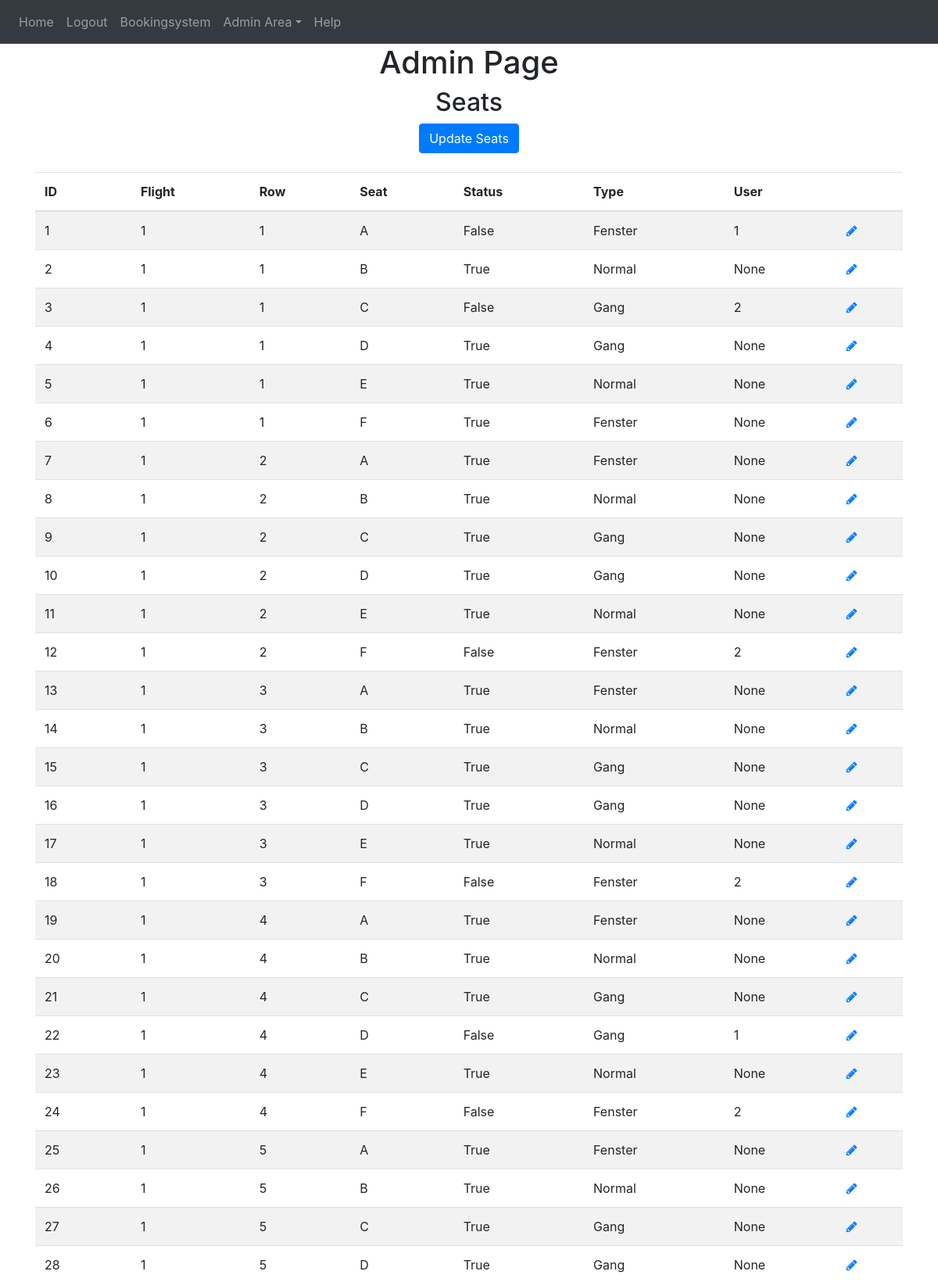
Screenshot of /admin-area/seats (signed in, upper part) with the database file from the repository.
### website/models.py (models this page shows)
class Seat(db.Model):
    id = db.Column(db.Integer, primary_key=True)
    flight = db.Column(db.String(10))
    seat_row = db.Column(db.String(5))
    seat_column = db.Column(db.String(5))
    seat_status = db.Column(db.String(10))
    seat_type = db.Column(db.String(10))
    seat_unique = db.Column(db.String(20), unique=True)
    user_id = db.Column(db.Integer, db.ForeignKey('user.id'))

### website/admin.py (the view)
@admins.route('/seats', methods=['GET', 'POST'])
@login_required
def admin_seats():
    if current_user.role == 'admin':
        seats = Seat.query.all()
        return render_template('admin_seats.html', user=current_user, seats=seats)
    else:
        flash('You need do be an Admin to access!!', category='error')
        return redirect(url_for('views.home'))

### website/__init__.py (called while the page is built)
def create_app():
    from .views import views
    from .auth import auth
    from .admin import admins
    from .models import User, Seat
    app = Flask(__name__)
    app.config['SECRET_KEY'] = 'hjshjhdjah kjshkjdhjs'
    app.config['SQLALCHEMY_DATABASE_URI'] = f'sqlite:///{DB_NAME}'
    app.config['FLASK_ADMIN_SWATCH'] = 'cerulean'
    app.register_blueprint(views, url_prefix='/')
    app.register_blueprint(auth, url_prefix='/')
    app.register_blueprint(admins, url_prefix='/admin-area')
    db.init_app(app)
    create_database(app)
    login_manager = LoginManager()
    login_manager.login_view = 'auth.login'
    login_manager.init_app(app)
    @login_manager.user_loader
    def load_user(id):
        return User.query.get(int(id))
    return app

### website/templates/admin_seats.html
{% extends "base.html" %} {% block title %}Admin{% endblock %}
{% block content%}
<h1 align="center">Admin Page</h1>
<h2 align="center">Seats</h2>
<form method="POST" align="center">
<a class="btn btn-primary link" href="/admin-area/update-flights" >Update Seats</a>
</form>
<br>
<table class="table table-striped" id="users">
    <thead>
        <tr>
        <th scope="col">ID</th>
        <th scope="col">Flight</th>
        <th scope="col">Row</th>
        <th scope="col">Seat</th>
        <th scope="col">Status</th>
        <th scope="col">Type</th>
        <th scope="col">User</th>
        <th scope="col"></th>
        </tr>
    </thead>
    <tbody>
        {% for seat in seats %}
        <tr>
        <td>{{seat.id}}</td>
        <td>{{seat.flight}} </td>
        <td>{{seat.seat_row}}</td>
        <td>{{seat.seat_column}}</td>
        <td>{{seat.seat_status}}</td>
        <td>{{seat.seat_type}}</td>
        <td>{{seat.user_id}}</td>
        <td><a class="icon" href="{{url_for('admins.update_seat', id=seat.id)}}" >
            <span class="fa fa-pencil glyphicon glyphicon-pencil"></span></a></td>
        </tr>
        {% endfor %}
    </tbody>
{% endblock %}

### rows the page displays
Seat: id "1", flight "1", seat_row "1", seat_column "A", seat_status "False", seat_type "Fenster", user_id "1"
Seat: id "2", flight "1", seat_row "1", seat_column "B", seat_status "True", seat_type "Normal", user_id "None"
Seat: id "3", flight "1", seat_row "1", seat_column "C", seat_status "False", seat_type "Gang", user_id "2"
Seat: id "4", flight "1", seat_row "1", seat_column "D", seat_status "True", seat_type "Gang", user_id "None"
Seat: id "5", flight "1", seat_row "1", seat_column "E", seat_status "True", seat_type "Normal", user_id "None"
Seat: id "6", flight "1", seat_row "1", seat_column "F", seat_status "True", seat_type "Fenster", user_id "None"
Seat: id "7", flight "1", seat_row "2", seat_column "A", seat_status "True", seat_type "Fenster", user_id "None"
Seat: id "8", flight "1", seat_row "2", seat_column "B", seat_status "True", seat_type "Normal", user_id "None"
Seat: id "9", flight "1", seat_row "2", seat_column "C", seat_status "True", seat_type "Gang", user_id "None"
Seat: id "10", flight "1", seat_row "2", seat_column "D", seat_status "True", seat_type "Gang", user_id "None"
Seat: id "11", flight "1", seat_row "2", seat_column "E", seat_status "True", seat_type "Normal", user_id "None"
Seat: id "12", flight "1", seat_row "2", seat_column "F", seat_status "False", seat_type "Fenster", user_id "2"
Seat: id "13", flight "1", seat_row "3", seat_column "A", seat_status "True", seat_type "Fenster", user_id "None"
Seat: id "14", flight "1", seat_row "3", seat_column "B", seat_status "True", seat_type "Normal", user_id "None"
Seat: id "15", flight "1", seat_row "3", seat_column "C", seat_status "True", seat_type "Gang", user_id "None"
Seat: id "16", flight "1", seat_row "3", seat_column "D", seat_status "True", seat_type "Gang", user_id "None"
Seat: id "17", flight "1", seat_row "3", seat_column "E", seat_status "True", seat_type "Normal", user_id "None"
Seat: id "18", flight "1", seat_row "3", seat_column "F", seat_status "False", seat_type "Fenster", user_id "2"
Seat: id "19", flight "1", seat_row "4", seat_column "A", seat_status "True", seat_type "Fenster", user_id "None"
Seat: id "20", flight "1", seat_row "4", seat_column "B", seat_status "True", seat_type "Normal", user_id "None"
Seat: id "21", flight "1", seat_row "4", seat_column "C", seat_status "True", seat_type "Gang", user_id "None"
Seat: id "22", flight "1", seat_row "4", seat_column "D", seat_status "False", seat_type "Gang", user_id "1"
Seat: id "23", flight "1", seat_row "4", seat_column "E", seat_status "True", seat_type "Normal", user_id "None"
Seat: id "24", flight "1", seat_row "4", seat_column "F", seat_status "False", seat_type "Fenster", user_id "2"
Seat: id "25", flight "1", seat_row "5", seat_column "A", seat_status "True", seat_type "Fenster", user_id "None"
Seat: id "26", flight "1", seat_row "5", seat_column "B", seat_status "True", seat_type "Normal", user_id "None"
Seat: id "27", flight "1", seat_row "5", seat_column "C", seat_status "True", seat_type "Gang", user_id "None"
Seat: id "28", flight "1", seat_row "5", seat_column "D", seat_status "True", seat_type "Gang", user_id "None"
